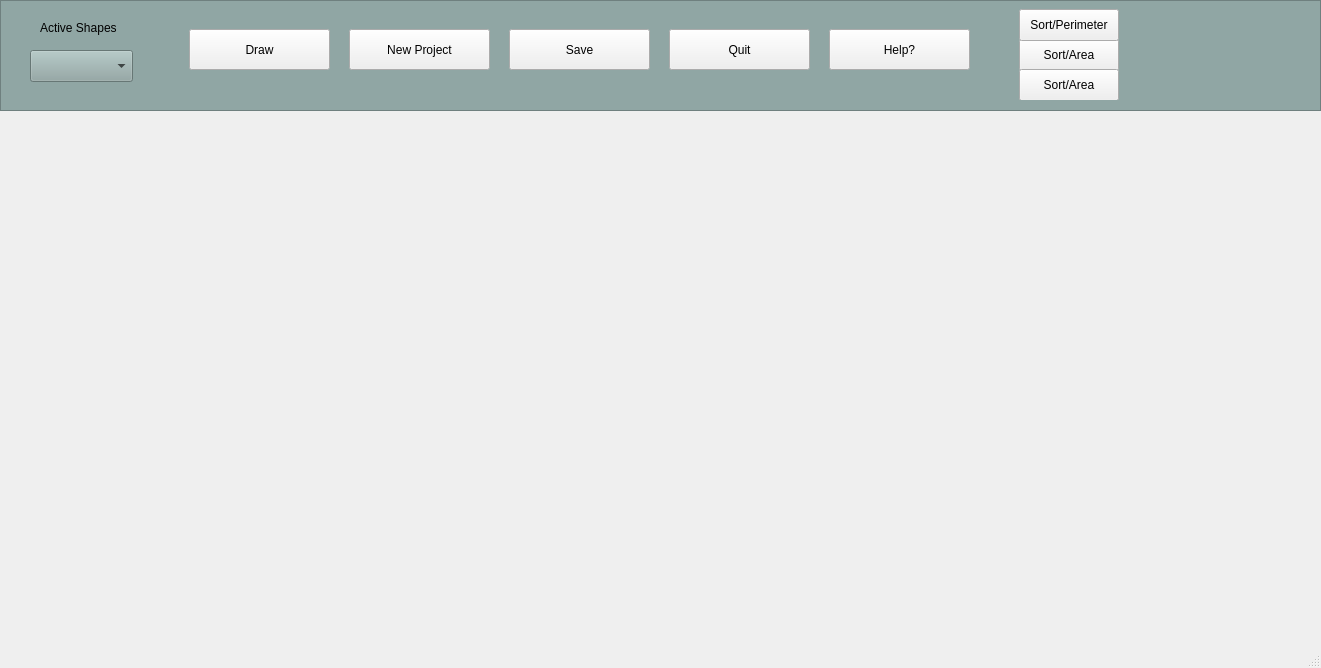
<?xml version="1.0" encoding="UTF-8"?>
<ui version="4.0">
 <class>RenderScreen</class>
 <widget class="QMainWindow" name="RenderScreen">
  <property name="geometry">
   <rect>
    <x>0</x>
    <y>0</y>
    <width>1321</width>
    <height>668</height>
   </rect>
  </property>
  <property name="windowTitle">
   <string>MainWindow</string>
  </property>
  <widget class="QWidget" name="centralwidget">
   <widget class="QWidget" name="canvas" native="true">
    <property name="geometry">
     <rect>
      <x>160</x>
      <y>109</y>
      <width>1000</width>
      <height>491</height>
     </rect>
    </property>
    <property name="autoFillBackground">
     <bool>false</bool>
    </property>
   </widget>
   <widget class="QWidget" name="selectSHAPE" native="true">
    <property name="geometry">
     <rect>
      <x>159</x>
      <y>9</y>
      <width>1001</width>
      <height>91</height>
     </rect>
    </property>
    <widget class="QPushButton" name="draw">
     <property name="geometry">
      <rect>
       <x>30</x>
       <y>20</y>
       <width>141</width>
       <height>41</height>
      </rect>
     </property>
     <property name="text">
      <string>Draw</string>
     </property>
    </widget>
    <widget class="QPushButton" name="newProject">
     <property name="geometry">
      <rect>
       <x>190</x>
       <y>20</y>
       <width>141</width>
       <height>41</height>
      </rect>
     </property>
     <property name="text">
      <string>New Project</string>
     </property>
    </widget>
    <widget class="QPushButton" name="save">
     <property name="geometry">
      <rect>
       <x>350</x>
       <y>20</y>
       <width>141</width>
       <height>41</height>
      </rect>
     </property>
     <property name="text">
      <string>Save</string>
     </property>
    </widget>
    <widget class="QPushButton" name="quit">
     <property name="geometry">
      <rect>
       <x>510</x>
       <y>20</y>
       <width>141</width>
       <height>41</height>
      </rect>
     </property>
     <property name="text">
      <string>Quit</string>
     </property>
    </widget>
    <widget class="QPushButton" name="help">
     <property name="geometry">
      <rect>
       <x>670</x>
       <y>20</y>
       <width>141</width>
       <height>41</height>
      </rect>
     </property>
     <property name="text">
      <string>Help?</string>
     </property>
    </widget>
    <widget class="QPushButton" name="sortbyAbutton">
     <property name="geometry">
      <rect>
       <x>860</x>
       <y>30</y>
       <width>100</width>
       <height>32</height>
      </rect>
     </property>
     <property name="text">
      <string>Sort/Area</string>
     </property>
    </widget>
    <widget class="QPushButton" name="sortbyIDbutton">
     <property name="geometry">
      <rect>
       <x>860</x>
       <y>60</y>
       <width>100</width>
       <height>32</height>
      </rect>
     </property>
     <property name="text">
      <string>Sort/Area</string>
     </property>
    </widget>
    <widget class="QPushButton" name="sortbyPbutton">
     <property name="geometry">
      <rect>
       <x>860</x>
       <y>0</y>
       <width>100</width>
       <height>32</height>
      </rect>
     </property>
     <property name="text">
      <string>Sort/Perimeter</string>
     </property>
    </widget>
   </widget>
   <widget class="QFrame" name="frame">
    <property name="geometry">
     <rect>
      <x>0</x>
      <y>0</y>
      <width>1321</width>
      <height>111</height>
     </rect>
    </property>
    <property name="styleSheet">
     <string notr="true">background-color : rgb(144, 166, 164)</string>
    </property>
    <property name="frameShape">
     <enum>QFrame::StyledPanel</enum>
    </property>
    <property name="frameShadow">
     <enum>QFrame::Raised</enum>
    </property>
    <widget class="QLabel" name="label_2">
     <property name="geometry">
      <rect>
       <x>40</x>
       <y>20</y>
       <width>91</width>
       <height>16</height>
      </rect>
     </property>
     <property name="text">
      <string>Active Shapes</string>
     </property>
    </widget>
    <widget class="QComboBox" name="shapeSelection">
     <property name="geometry">
      <rect>
       <x>30</x>
       <y>50</y>
       <width>103</width>
       <height>32</height>
      </rect>
     </property>
    </widget>
   </widget>
   <zorder>frame</zorder>
   <zorder>canvas</zorder>
   <zorder>selectSHAPE</zorder>
  </widget>
  <widget class="QMenuBar" name="menubar">
   <property name="geometry">
    <rect>
     <x>0</x>
     <y>0</y>
     <width>1321</width>
     <height>24</height>
    </rect>
   </property>
  </widget>
  <widget class="QStatusBar" name="statusbar"/>
 </widget>
 <resources/>
 <connections/>
</ui>
